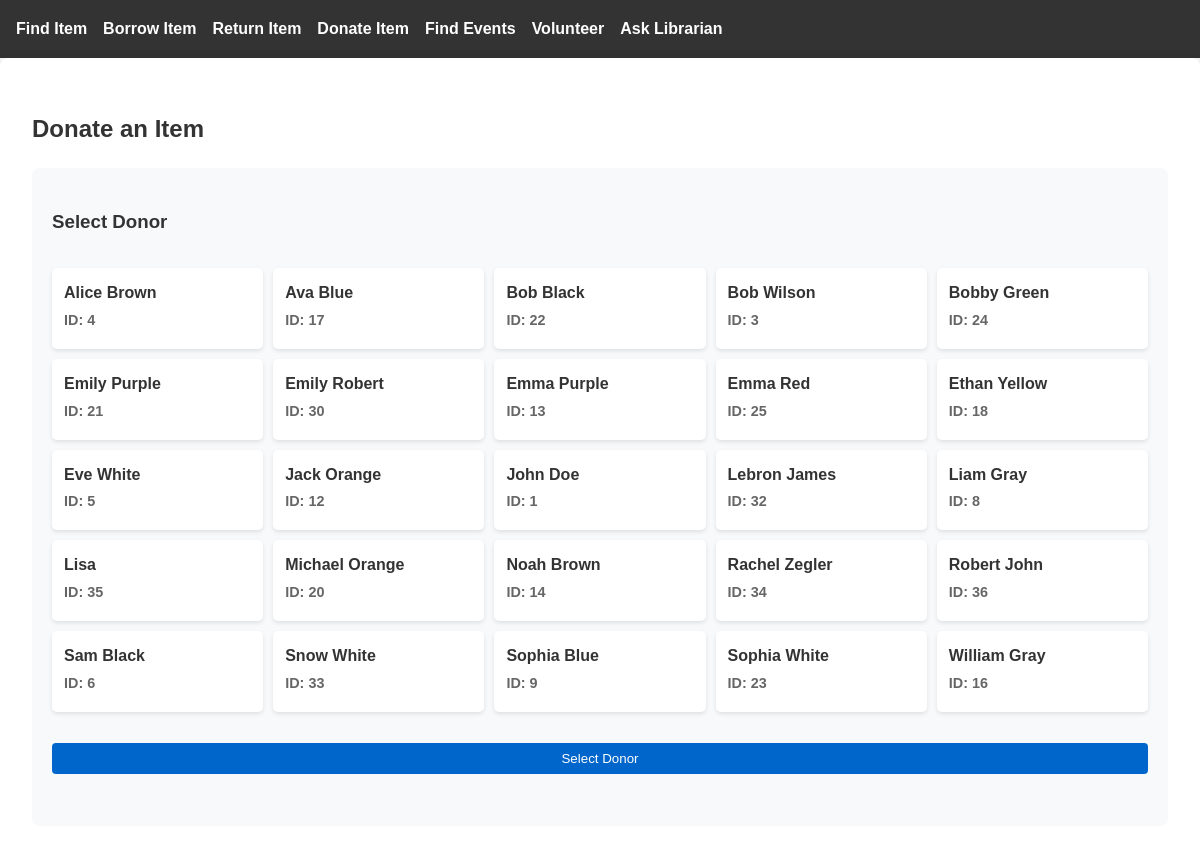
/donate-item, run on an earlier commit of the app's database.
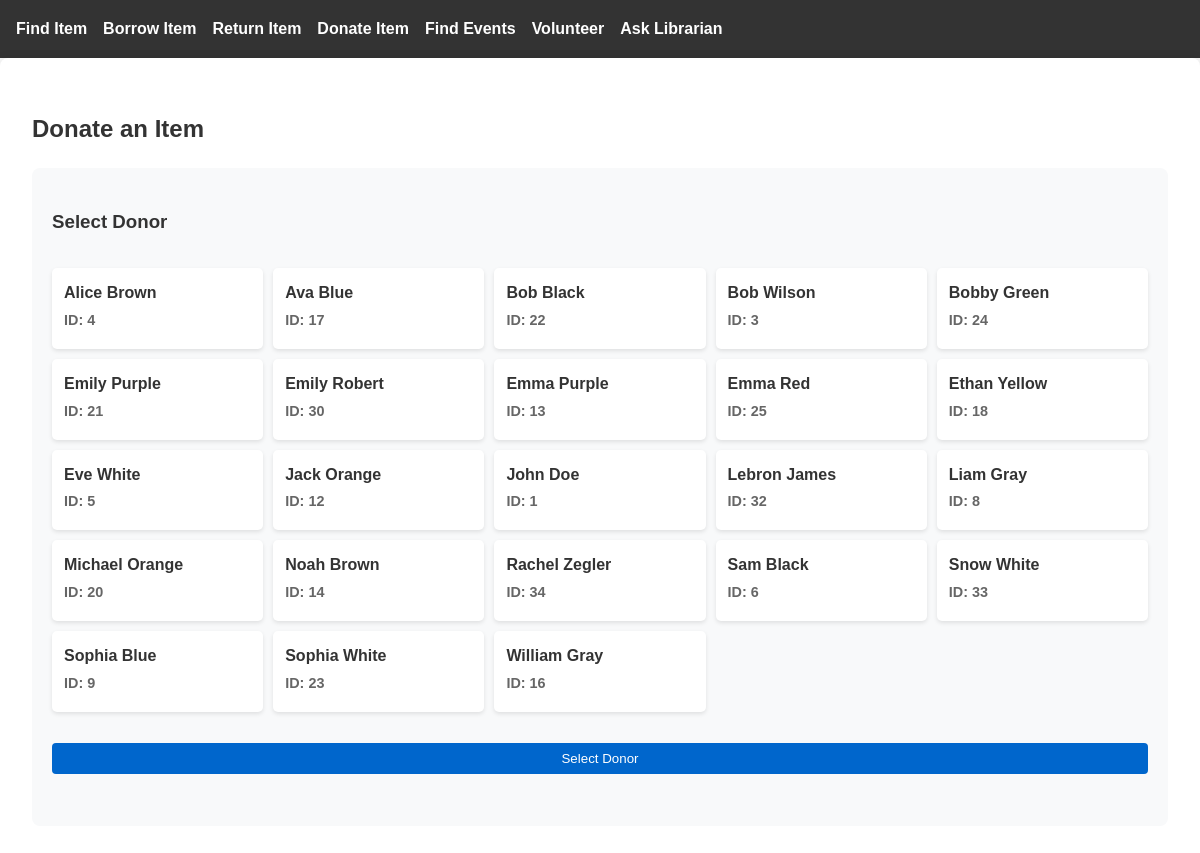
And on a later commit of the database.
### tables this page shows
CREATE TABLE Person (
            PersonID INTEGER PRIMARY KEY AUTOINCREMENT, 
            Name TEXT NOT NULL, 
            Address TEXT, 
            PhoneNumber TEXT, 
            Email TEXT UNIQUE, 
            Role TEXT NOT NULL 
            CHECK (Role IN ('Member', 'Librarian', 'Volunteer'))
        );

### app.py (the view, shortened to what this page needs)
@app.route('/donate-item', methods=['GET', 'POST'])
def donate_item():
    conn = get_db_connection()
    donors = conn.execute("""
        SELECT PersonID, Name FROM Person
            WHERE Role IN ('Member', 'Volunteer', 'Donor')
            ORDER BY Name
        """).fetchall()
    conn.close()
    return render_template('donate_item.html', donors=donors)

### app.py (called while the page is built)
def get_db_connection():
    print("Connecting to database...")
    conn = sqlite3.connect('354_mini_project.db')
    conn.row_factory = sqlite3.Row
    return conn

### templates/donate_item.html (shortened to what this page needs)
{% extends "base.html" %}
{% block content %}
<h2>Donate an Item</h2>
{% if not selected_donor %}
<div class="donor-section">
    <h3>Select Donor</h3>
    <form method="POST" id="donorForm">
        <div class="donor-grid">
            {% for donor in donors %}
            <div class="donor-card {% if selected_donor == donor['PersonID'] %}selected{% endif %}">
                <label for="donor_{{ donor['PersonID'] }}">
                    <span class="donor-name">{{ donor['Name'] }}</span>
                    <span class="donor-id">ID: {{ donor['PersonID'] }}</span>
                </label>
            </div>
            {% endfor %}
        </div>
        <button type="submit" class="btn-select">Select Donor</button>
    </form>
</div>
{% endif %}
{% endblock %}

What changed in the data, as far as the page shows it:
removed Person: Name "Lisa", PersonID "35"
removed Person: Name "Robert John", PersonID "36"
